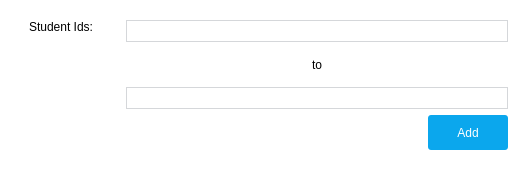
           <widget class="QWidget" name="widget_9" native="true">
            <property name="minimumSize">
             <size>
              <width>0</width>
              <height>170</height>
             </size>
            </property>
            <property name="maximumSize">
             <size>
              <width>16777215</width>
              <height>170</height>
             </size>
            </property>
            <property name="styleSheet">
             <string notr="true">background-color: rgb(255, 255, 255);</string>
            </property>
            <layout class="QHBoxLayout" name="horizontalLayout_7">
             <item>
              <widget class="QWidget" name="widget_12" native="true">
               <property name="minimumSize">
                <size>
                 <width>100</width>
                 <height>0</height>
                </size>
               </property>
               <property name="maximumSize">
                <size>
                 <width>100</width>
                 <height>16777215</height>
                </size>
               </property>
               <layout class="QVBoxLayout" name="verticalLayout_9">
                <item>
                 <widget class="QLabel" name="label_5">
                  <property name="styleSheet">
                   <string notr="true">font: 12pt &quot;Segoe UI&quot;;</string>
                  </property>
                  <property name="text">
                   <string>Student Ids:</string>
                  </property>
                  <property name="alignment">
                   <set>Qt::AlignCenter</set>
                  </property>
                 </widget>
                </item>
                <item>
                 <spacer name="verticalSpacer_2">
                  <property name="orientation">
                   <enum>Qt::Vertical</enum>
                  </property>
                  <property name="sizeHint" stdset="0">
                   <size>
                    <width>20</width>
                    <height>104</height>
                   </size>
                  </property>
                 </spacer>
                </item>
               </layout>
              </widget>
             </item>
             <item>
              <widget class="QWidget" name="widget_13" native="true">
               <layout class="QVBoxLayout" name="verticalLayout_10">
                <item>
                 <widget class="QLineEdit" name="StudentIdStartEdit">
                  <property name="styleSheet">
                   <string notr="true">QLineEdit
{
	border-style : solid;
    background-color: rgb(255, 255, 255);
	font: 75 12pt &quot;Segoe UI&quot;;
	border-color: rgb(213, 215, 218);
	border-width: 1px;
	padding: 2px;
}

QLineEdit:hover
{
	background-color: rgba(213, 215, 218,150);
	border-style : solid;
}

QLineEdit:focus
{
	background-color: rgb(255, 255, 255);
	border-style : solid;
	border-color: rgb(11, 167, 237);
	border-width: 1px;
}</string>
                  </property>
                 </widget>
                </item>
                <item>
                 <widget class="QLabel" name="label_6">
                  <property name="styleSheet">
                   <string notr="true">font: 12pt &quot;Segoe UI&quot;;</string>
                  </property>
                  <property name="text">
                   <string>to</string>
                  </property>
                  <property name="alignment">
                   <set>Qt::AlignCenter</set>
                  </property>
                 </widget>
                </item>
                <item>
                 <widget class="QLineEdit" name="StudentIdEndEdit">
                  <property name="styleSheet">
                   <string notr="true">QLineEdit
{
	border-style : solid;
    background-color: rgb(255, 255, 255);
	font: 75 12pt &quot;Segoe UI&quot;;
	border-color: rgb(213, 215, 218);
	border-width: 1px;
	padding: 2px;
}

QLineEdit:hover
{
	background-color: rgba(213, 215, 218,150);
	border-style : solid;
}

QLineEdit:focus
{
	background-color: rgb(255, 255, 255);
	border-style : solid;
	border-color: rgb(11, 167, 237);
	border-width: 1px;
}</string>
                  </property>
                 </widget>
                </item>
                <item>
                 <widget class="QWidget" name="widget_14" native="true">
                  <property name="minimumSize">
                   <size>
                    <width>0</width>
                    <height>35</height>
                   </size>
                  </property>
                  <layout class="QHBoxLayout" name="horizontalLayout_8">
                   <property name="spacing">
                    <number>0</number>
                   </property>
                   <property name="leftMargin">
                    <number>0</number>
                   </property>
                   <property name="topMargin">
                    <number>0</number>
                   </property>
                   <property name="rightMargin">
                    <number>0</number>
                   </property>
                   <property name="bottomMargin">
                    <number>0</number>
                   </property>
                   <item>
                    <spacer name="horizontalSpacer_2">
                     <property name="orientation">
                      <enum>Qt::Horizontal</enum>
                     </property>
                     <property name="sizeHint" stdset="0">
                      <size>
                       <width>302</width>
                       <height>20</height>
                      </size>
                     </property>
                    </spacer>
                   </item>
                   <item>
                    <widget class="QPushButton" name="pushButton">
                     <property name="minimumSize">
                      <size>
                       <width>80</width>
                       <height>35</height>
                      </size>
                     </property>
                     <property name="cursor">
                      <cursorShape>PointingHandCursor</cursorShape>
                     </property>
                     <property name="styleSheet">
                      <string notr="true">QPushButton
{
	background-color: rgb(11, 167, 237);
	border-style: solid;
	border-radius: 3px;
	color: rgb(255, 255, 255);
	font: 12pt &quot;Segoe UI&quot;;
}

QPushButton:hover
{
	background-color: rgb(15, 155, 218);
}</string>
                     </property>
                     <property name="text">
                      <string>Add</string>
                     </property>
                    </widget>
                   </item>
                  </layout>
                 </widget>
                </item>
               </layout>
              </widget>
             </item>
            </layout>
           </widget>
